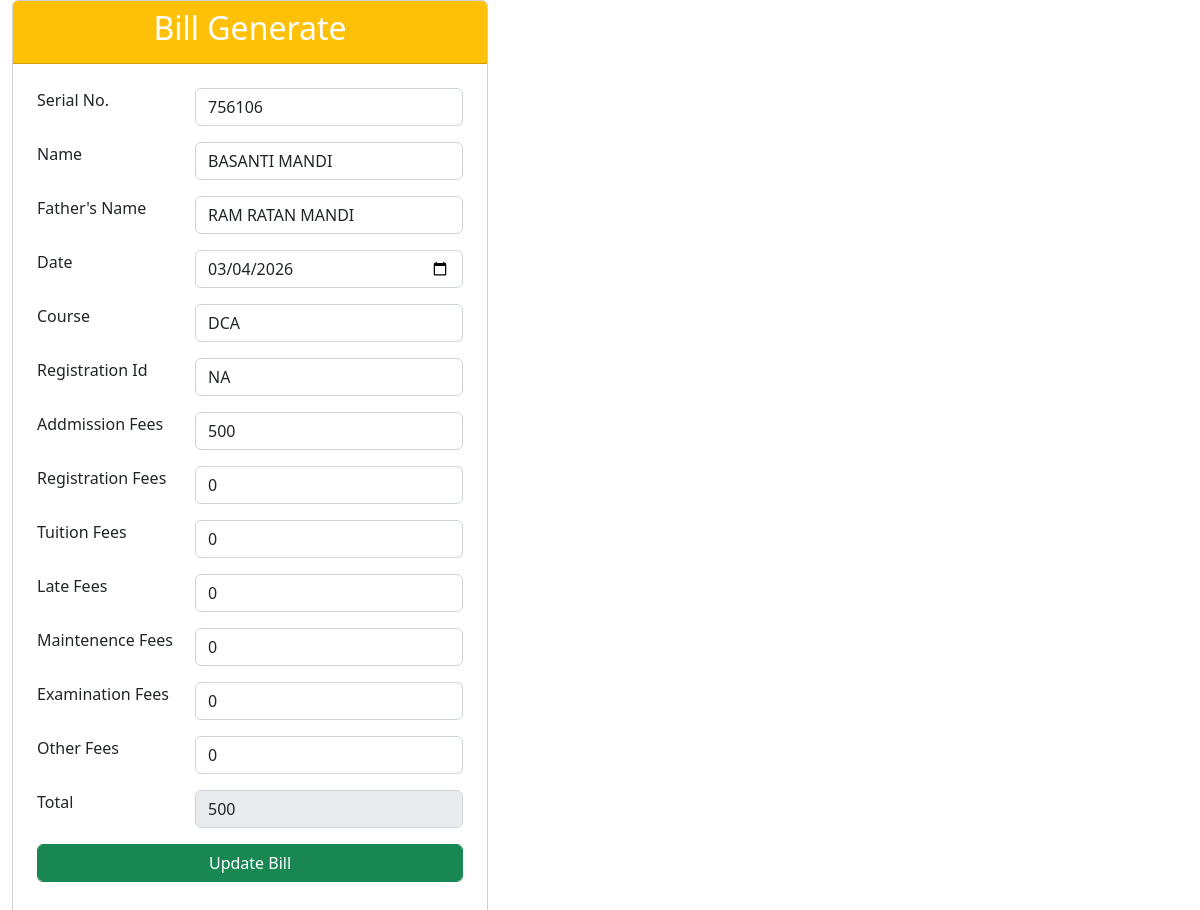
The app's page /admin/edit_bill_gen.php?viewid=236 (signed in) with its own data.
### tables this page shows
CREATE TABLE `user` (
  `id` bigint(20) NOT NULL,
  `username` varchar(40) NOT NULL,
  `password` varchar(40) NOT NULL,
  `f_name` varchar(25) NOT NULL,
  `m_name` varchar(25) NOT NULL,
  `dob` date NOT NULL DEFAULT current_timestamp(),
  `mob` int(11) NOT NULL,
  `file` varchar(300) NOT NULL,
  `status` int(11) NOT NULL,
  `serial` bigint(20) NOT NULL,
  `date` date NOT NULL DEFAULT current_timestamp(),
  `course` varchar(20) NOT NULL,
  `admission_fees` int(11) NOT NULL,
  `Registration_fees` int(11) NOT NULL,
  `Tuituion_fees` int(11) NOT NULL,
  `Late_fees` int(11) NOT NULL,
  `Exam_fees` int(11) NOT NULL,
  `Maintain_fees` int(11) NOT NULL,
  `other_fees` int(11) NOT NULL,
  `total` int(11) NOT NULL
);

### admin/edit_bill_gen.php (the view, shortened to what this page needs)
<?php
include_once('connfig.php');
$id = $_GET['viewid'];
   $sql = "SELECT * FROM `user` where id = '$id'";
  $fire = mysqli_query($conn,$sql);
  $row = mysqli_fetch_assoc($fire);
?>
<!DOCTYPE html>
<html lang="en">
<head>
	<link href="https://cdn.jsdelivr.net/npm/bootstrap@5.2.0-beta1/dist/css/bootstrap.min.css" rel="stylesheet">
</head>
<body>
	<div class="container-fluid">
		<div class="row">
			<div class="col-sm-5">
				<div class="card">
					<div class="card-header  bg-warning text-white"><h2><center>Bill Generate</center></h2></div>
					<div class="card-body">
						<form action="edit_bill_gen_code.php" method="post">
						<table class="table table-borderless">
							<tr><td>Serial No.</td><td><input type = "hidden" name = "id" value="<?php echo  $id; ?>"><input class="form-control" type="text" name="serial" value="<?php echo $row['serial'];?>" readonly="readonly"></td></tr>
							<tr><td>Name</td><td><input class="form-control" type="text" name="name" value="<?php echo $row['username'];?>"></td></tr>
							<tr><td>Father's Name</td><td><input  class="form-control" type="text" name="f_name" value="<?php echo $row['f_name'];?>" ></td></tr>
							<tr><td>Date</td><td><input  class="form-control" type="date" name="date" value="<?php echo $row['date'];?>"></td></tr>
							<tr><td>Course</td><td><input  class="form-control" type="text" name="course" value="<?php echo $row['course'];?>" ></td></tr>
							<tr><td>Registration Id</td><td><input  class="form-control" type="text" name="password" value="<?php echo $row['password'];?>" required = 'required'></td></tr>
							<tr><td>Addmission Fees</td><td><input class="form-control" id ="add" type="number" name="addmission_fees" value="<?php echo $row['admission_fees'];?>"></td></tr>
							<tr><td>Registration Fees</td><td><input  class="form-control" id ="reg" type="number" name="registration_fees" value="<?php echo $row['Registration_fees'];?>"></td></tr>
							<tr><td>Tuition Fees</td><td><input  class="form-control" id="tui" type="number" name="tuituion_fees" value="<?php echo $row['Tuituion_fees'];?>"> </td></tr>
							<tr><td>Late Fees</td><td><input  class="form-control" id="late" type="number" name="late_fees" value="<?php echo $row['Late_fees'];?>"></td></tr>
							<tr><td>Maintenence Fees</td><td><input  class="form-control" id="man" type="number" name="maintain_fees" value="<?php echo $row['Maintain_fees'];?>"></td></tr>
							<tr><td>Examination Fees</td><td><input  class="form-control" id="exam" type="number" name="exam_fees" value="<?php echo $row['Exam_fees'];?>"></td></tr>
							<tr><td>Other Fees</td><td><input  class="form-control" id="other" type="number" name="other_fees" value="<?php echo $row['other_fees'];?>"></td></tr>
							<tr><td>Total</td><td><input class="form-control" id="total" type="number" name="total" value="<?php echo $row['total'];?>" disabled></td></tr>
							<tr align="center"><td colspan="2"><input  class="form-control btn btn-success" type="submit" name="submit" value="Update Bill"></td></tr>
						</table>
					</form>
					</div>
				</div>
			</div>
			</div>
		</div>
	</body>
</html>

### records on screen
user: serial "756106", name "BASANTI MANDI", f_name "RAM RATAN MANDI", date "03/04/2026", course "DCA", password "NA", addmission_fees "500", registration_fees "0", tuituion_fees "0", late_fees "0", maintain_fees "0", exam_fees "0", other_fees "0", total "500"
